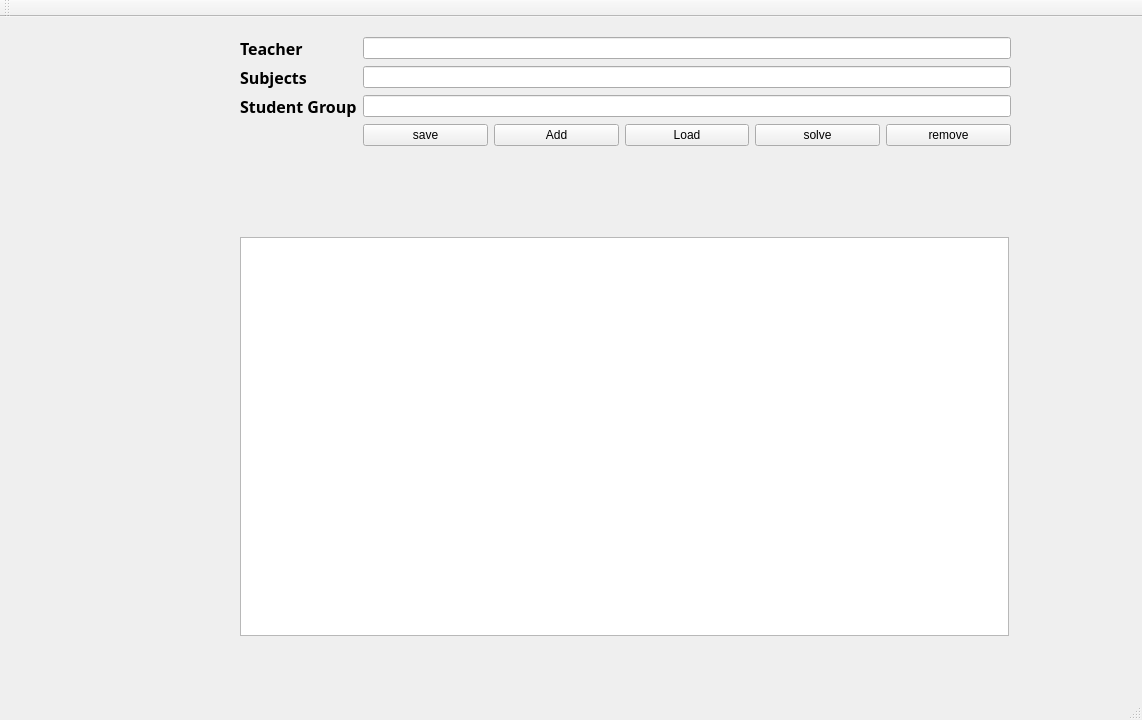
<?xml version="1.0" encoding="UTF-8"?>
<ui version="4.0">
 <class>timetable</class>
 <widget class="QMainWindow" name="timetable">
  <property name="geometry">
   <rect>
    <x>0</x>
    <y>0</y>
    <width>1142</width>
    <height>720</height>
   </rect>
  </property>
  <property name="windowTitle">
   <string>timetable</string>
  </property>
  <widget class="QWidget" name="centralwidget">
   <widget class="QTableView" name="tableView">
    <property name="geometry">
     <rect>
      <x>240</x>
      <y>220</y>
      <width>769</width>
      <height>399</height>
     </rect>
    </property>
   </widget>
   <widget class="QWidget" name="formLayoutWidget">
    <property name="geometry">
     <rect>
      <x>240</x>
      <y>20</y>
      <width>771</width>
      <height>189</height>
     </rect>
    </property>
    <layout class="QFormLayout" name="formLayout">
     <item row="0" column="0">
      <widget class="QLabel" name="teacherLabel">
       <property name="font">
        <font>
         <family>Dubai</family>
         <pointsize>12</pointsize>
         <italic>false</italic>
         <bold>true</bold>
         <underline>false</underline>
         <strikeout>false</strikeout>
        </font>
       </property>
       <property name="text">
        <string>Teacher</string>
       </property>
      </widget>
     </item>
     <item row="0" column="1">
      <widget class="QLineEdit" name="teacherNameInput"/>
     </item>
     <item row="1" column="1">
      <widget class="QLineEdit" name="subjectNameInput"/>
     </item>
     <item row="2" column="0">
      <widget class="QLabel" name="studentGroupLabel">
       <property name="font">
        <font>
         <family>Dubai</family>
         <pointsize>12</pointsize>
         <bold>true</bold>
        </font>
       </property>
       <property name="text">
        <string>Student Group</string>
       </property>
      </widget>
     </item>
     <item row="2" column="1">
      <widget class="QLineEdit" name="groupNameInput"/>
     </item>
     <item row="3" column="1">
      <layout class="QHBoxLayout" name="horizontalLayout">
       <item>
        <widget class="QPushButton" name="pushButton_save">
         <property name="text">
          <string>save</string>
         </property>
        </widget>
       </item>
       <item>
        <widget class="QPushButton" name="pushButton">
         <property name="text">
          <string>Add</string>
         </property>
        </widget>
       </item>
       <item>
        <widget class="QPushButton" name="loadButton">
         <property name="text">
          <string>Load</string>
         </property>
        </widget>
       </item>
       <item>
        <widget class="QPushButton" name="pushButton_4">
         <property name="text">
          <string>solve</string>
         </property>
        </widget>
       </item>
       <item>
        <widget class="QPushButton" name="pushButton_2">
         <property name="text">
          <string>remove</string>
         </property>
        </widget>
       </item>
      </layout>
     </item>
     <item row="1" column="0">
      <widget class="QLabel" name="subjectsLabel">
       <property name="font">
        <font>
         <family>Dubai</family>
         <pointsize>12</pointsize>
         <bold>true</bold>
        </font>
       </property>
       <property name="text">
        <string>Subjects</string>
       </property>
      </widget>
     </item>
    </layout>
   </widget>
  </widget>
  <widget class="QMenuBar" name="menubar">
   <property name="geometry">
    <rect>
     <x>0</x>
     <y>0</y>
     <width>1142</width>
     <height>26</height>
    </rect>
   </property>
  </widget>
  <widget class="QStatusBar" name="statusbar"/>
  <widget class="QToolBar" name="toolBar">
   <property name="windowTitle">
    <string>toolBar</string>
   </property>
   <attribute name="toolBarArea">
    <enum>TopToolBarArea</enum>
   </attribute>
   <attribute name="toolBarBreak">
    <bool>false</bool>
   </attribute>
  </widget>
 </widget>
 <resources/>
 <connections/>
</ui>
